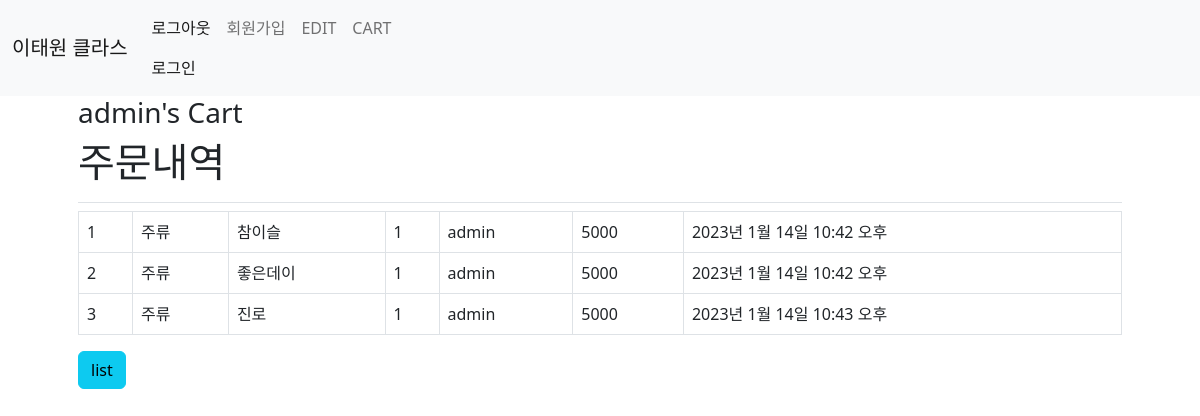
The app's page /cart/ (signed in) with its own data.
### order/models.py (models this page shows, shortened)
class Item(models.Model):
    title = models.CharField(max_length=200, verbose_name="종류")
    name = models.CharField(max_length=200, verbose_name="이름")
    author = models.ForeignKey(User, on_delete=models.CASCADE, verbose_name='작성자')
    price = models.PositiveBigIntegerField(verbose_name="가격")
    count = models.IntegerField(default=0, verbose_name="개수")
    created_at = models.DateTimeField(auto_now_add=True, verbose_name="작성날짜")

### order/views.py (the view)
# urls.py: path('cart/', views.cart, name='cart'),
def cart(request):
    return render(request,'order/cart.html')

### templates/order/cart.html (shortened to what this page needs)
{% extends 'base.html' %}
{% block contents %}
  <div class="container mx-auto px-5">
    <h3>{{user}}'s Cart</h3>
    <h1 class='pb-3 border-bottom'>주문내역</h1>
    <form action="" method="post">
      <table class="table table-hover table-bordered">
        <tbody>
          {% for item in user.item_set.all %}
            <tr>
              <td>{{forloop.counter}}</td>
              <td>{{item.title}}</td>
              <td>{{item.name}}</td>
              <td>{{item.count}}</td>
              <td>{{item.author}}</td>
              <td>{{item.price}}</td>
              <td>{{item.created_at}}</td>
            </tr>
          {% endfor %}
        </tbody>
      </table>
      <div class="col">
        <a href="{% url 'index' %}" class="btn btn-info">list</a>
      </div>
    </form>
  </div>
{% endblock contents %}

### templates/base.html (shortened to what this page needs)
{% load static %}
<!DOCTYPE html>
<html lang="en">
  <head>
    <link rel="stylesheet" href="{% static 'css/bootstrap.min.css' %}">
  </head>
  <body>
    {% include 'navbar.html' %}
    {% block contents %}{% endblock contents %}
  </body>
</html>

### templates/navbar.html (shortened to what this page needs)
<nav class="navbar navbar-expand-lg bg-light">
  <div class="container-fluid">
    <a class="navbar-brand" href="{% url 'index' %}">이태원 클라스</a>
    <div class="collapse navbar-collapse" id="navbarNav">
      <ul class="navbar-nav">
        <li class="nav-item">
            <a class="nav-link active" aria-current="page" href="">로그아웃</a>
            <a class="nav-link active" aria-current="page" href="">로그인</a>
        </li>
        <li class='nav-item'>
          <a class='nav-link' href="">회원가입</a>
        </li>
        {% if user.is_authenticated and user.is_superuser %}
          <li class='nav-item'>
            <a class='nav-link' href="">EDIT</a>
          </li>
        {% endif %}
        <li class='nav-item'>
          <a class='nav-link' href="{% url 'cart' %}">CART</a>
        </li>
      </ul>
    </div>
  </div>
</nav>

### records on screen
Item: title "주류", name "참이슬", count "1", author "admin", price "5000", created_at "2023년 1월 14일 10:42 오후"
Item: title "주류", name "좋은데이", count "1", author "admin", price "5000", created_at "2023년 1월 14일 10:42 오후"
Item: title "주류", name "진로", count "1", author "admin", price "5000", created_at "2023년 1월 14일 10:43 오후"

### other values on screen
{{ user }} "admin"
